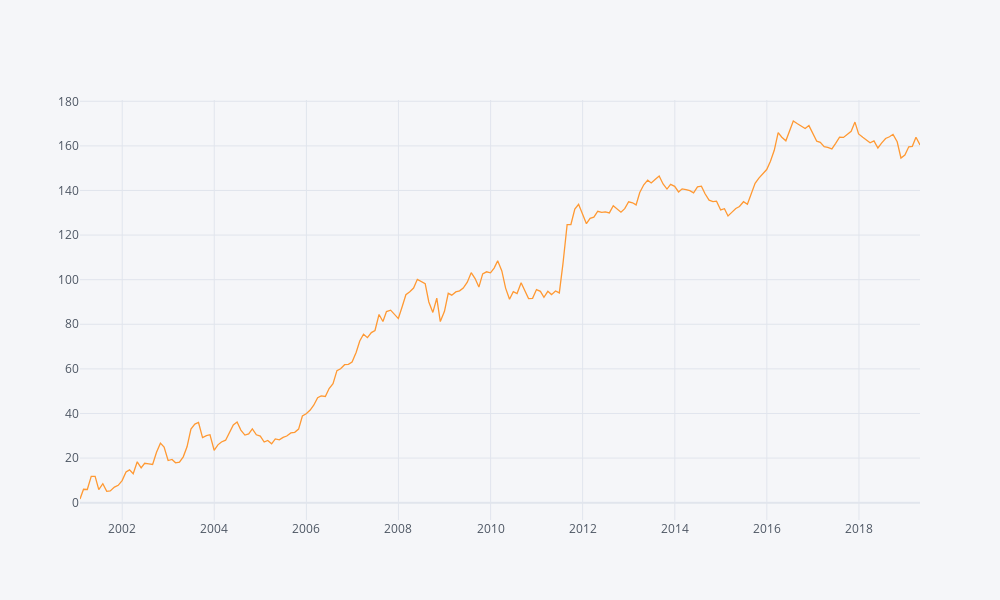

Notebook cell for this chart:
### Code cell
ls_position = (proba.rank(axis=1) >= (len(proba.columns) - 1)).astype(int) - (proba.rank(axis=1) <= 2).astype(int)
ls_pnl = (ls_position * y_train).sum(axis=1)
print(sqrt(12)*ls_pnl.mean()/ls_pnl.std())
ls_pnl.cumsum().iplot()

### Figure 1 — Plotly figure (JSON) as saved in the notebook; plotly's stock layout.template omitted (floating-point values rounded to 4 significant figures; data arrays with more than 128 entries replaced by an {"elided": "..."} marker saying what was removed)
{"data": [{"line": {"color": "rgba(255, 153, 51, 1.0)", "dash": "solid", "shape": "linear", "width": 1.3}, "mode": "lines", "name": "None", "text": "", "type": "scatter", "x": {"elided": "220 str values"}, "y": {"elided": "220 float values"}}], "layout": {"height": 600, "legend": {"bgcolor": "#F5F6F9", "font": {"color": "#4D5663"}}, "paper_bgcolor": "#F5F6F9", "plot_bgcolor": "#F5F6F9", "title": {"font": {"color": "#4D5663"}}, "width": 1000, "xaxis": {"gridcolor": "#E1E5ED", "showgrid": true, "tickfont": {"color": "#4D5663"}, "title": {"font": {"color": "#4D5663"}, "text": ""}, "zerolinecolor": "#E1E5ED"}, "yaxis": {"gridcolor": "#E1E5ED", "showgrid": true, "tickfont": {"color": "#4D5663"}, "title": {"font": {"color": "#4D5663"}, "text": ""}, "zerolinecolor": "#E1E5ED"}}}
